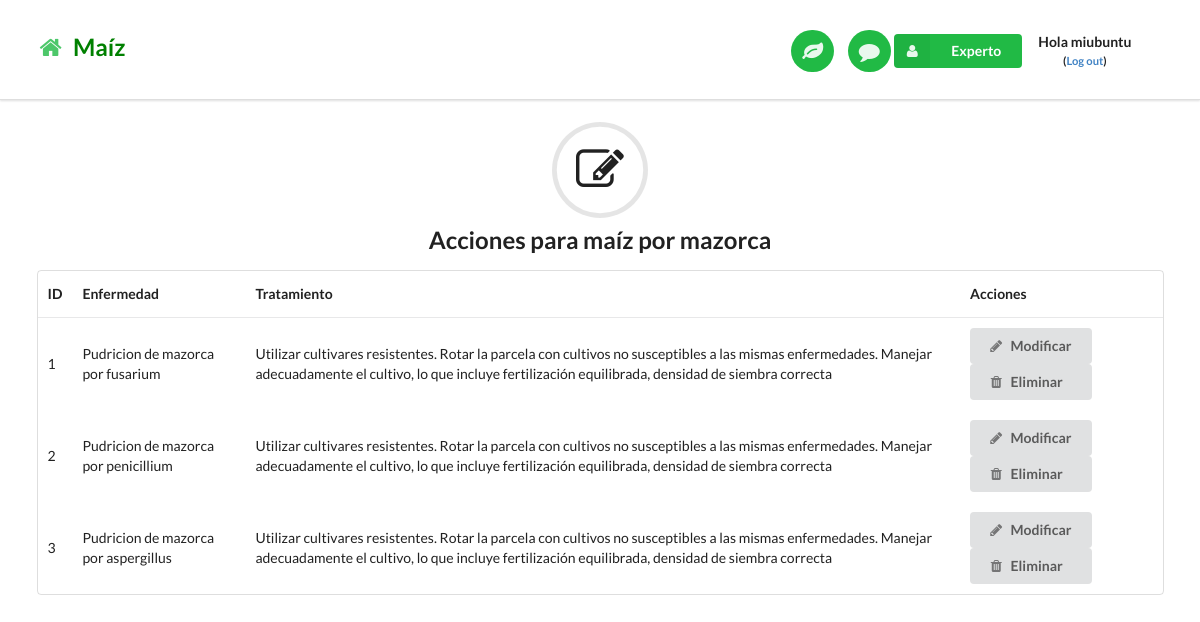
Page /accionesmaes/ (signed in) on the committed database.
### core/models.py (models this page shows, shortened)
class Enfermedadmaes(models.Model):
    name = models.CharField(max_length=50)
    description = models.TextField()
    images = models.IntegerField()
    planta = models.CharField(max_length=50)
    sintomaAA = models.CharField(max_length=50)
    sintomaBB = models.CharField(max_length=50)
    sintomaCC = models.CharField(max_length=50)

### core/views.py (the view)
# urls.py: url(r'^accionesmaes/$', views.accionesmaesPage, name='accionesmaesPage'),
@login_required
def accionesmaesPage(request):
    enfermedadmaesmaiz = Enfermedadmaes.objects.all()
    return render(request, 'accionesmaes.html', {'enfermedadmaesmaiz':enfermedadmaesmaiz})

### templates/accionesmaes.html
{% extends "base.html" %}
{% load staticfiles %}
{% block content %}
<h2 class="ui center aligned icon header">
  <i class="circular edit icon"></i>
  Acciones para maíz por mazorca
</h2>
<div class="ui container">
<table class="ui basic table">
  <thead>
    <tr>
      <th>ID</th>
      <th>Enfermedad</th>
      <th>Tratamiento</th>
      <th>Acciones</th>
    </tr>
  </thead>
  {% for enfermedadmaesmaiz in enfermedadmaesmaiz %}
  <tbody>
    <tr>
      <td>{{ enfermedadmaesmaiz.id }}</td>
      <td>{{ enfermedadmaesmaiz.name }}</td>
      <td>{{ enfermedadmaesmaiz.description }}</td>
      <td> <a href= "{% url 'enfermedadmaesmaiz_editar' enfermedadmaesmaiz.id %}"><button class="ui button"><i class="pencil icon"></i>Modificar</button></a>
       <a href= "{% url 'enfermedadmaesmaiz_eliminar' enfermedadmaesmaiz.id %}"><button class="ui button"><i class="trash icon"></i>Eliminar&nbsp;&nbsp;&nbsp;</button></a> </td>
    </tr>
  </tbody>
  {% endfor %}
</table>
</div>
<br>
{% endblock %}

### templates/base.html (shortened to what this page needs)
{% load staticfiles %}
<!DOCTYPE html>
<html lang="en">
<head>
  <link rel="stylesheet" href="{% static "css/semantic.min.css" %}"/>
  <link rel="stylesheet" href="{% static "css/common.css" %}"/>
</head>
<body>
  {% block nav-bar %}
    <div class="ui top fixed menu borderless main nav-bar">
      <div class="ui container">
        <br> <h2><a href="/"><i class="green home icon link"></i>  <span style="color:green"> Maíz</span></a></h2>
        <div class="right item">
          <a id="preference-link" href="/preferences"><button class="circular ui icon green button nav-button"> <i class="large leaf icon link"></i> </button></a>
          <a href="/about"><button class="circular ui icon green button nav-button"> <i class="large comment icon link"></i> </button></a>
{% if user.is_authenticated %}
<div class="ui floating labeled icon dropdown green button">
          <i class="user icon"></i>
          <span class="text">Experto</span>
        </div>
{% if user.is_authenticated %}
    <div class="item">
        <p class="top-menu" style="text-align:center;"> <b> Hola {{ user.username }} <br> <small>(<a href="{% url 'logout' %}">Log out</a>)</small> </b> </p>
    </div>
{% endif %}
{% endif %}
        </div>
      </div>
    </div>
<br>
  {% endblock %}
  {% block content %}
  {% endblock %}
</body>
</html>

### static/css/common.css (style rules this page uses)
body { padding-top: 74px; }
.nav-bar { padding-top: 7px; padding-bottom: 4px; }
.nav-button { margin-left: 10px !important; }

### rows in the picture
Enfermedadmaes: id "1", name "Pudricion de mazorca por fusarium", description "Utilizar cultivares resistentes. Rotar la parcela con cultivos no susceptibles a las mismas enfermedades. Manejar adecuadamente el cultivo, lo que incluye fertilización equilibrada, densidad de siembra correcta"
Enfermedadmaes: id "2", name "Pudricion de mazorca por penicillium", description "Utilizar cultivares resistentes. Rotar la parcela con cultivos no susceptibles a las mismas enfermedades. Manejar adecuadamente el cultivo, lo que incluye fertilización equilibrada, densidad de siembra correcta"
Enfermedadmaes: id "3", name "Pudricion de mazorca por aspergillus", description "Utilizar cultivares resistentes. Rotar la parcela con cultivos no susceptibles a las mismas enfermedades. Manejar adecuadamente el cultivo, lo que incluye fertilización equilibrada, densidad de siembra correcta"

### other values in the picture
{{ user.username }} "miubuntu"
